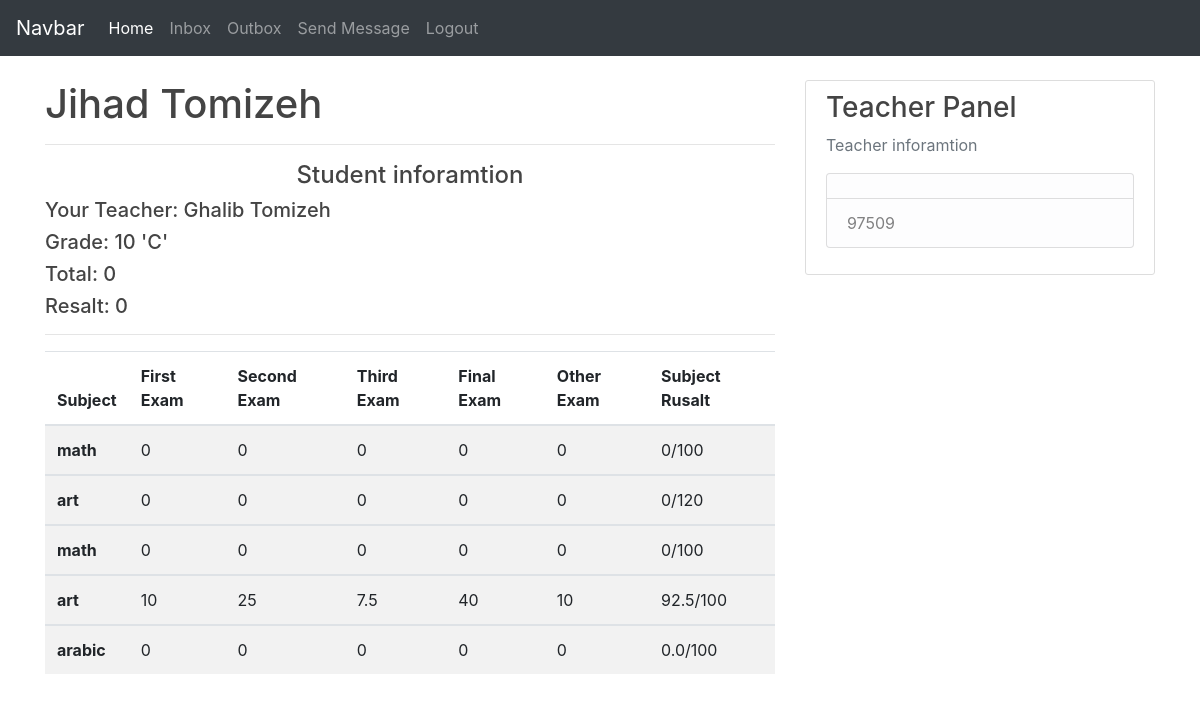
The app's page /StudentPannel/ (signed in) with its own data.
### home/models.py (models this page shows, shortened)
class Student(models.Model):
    StudentID = models.CharField(max_length=1000 , default = '-')
    StudentName = models.CharField(max_length=1000 , default = '-')
    StudentGrade = models.CharField(max_length=1000 , default = '-')
    StudentRusalt = models.CharField(max_length=1000 , default = '-')
    StudentTotal = models.CharField(max_length=1000 , default = '-')
    StudentBirthday = models.DateField()
    ResposveTeacher = models.CharField(max_length=1000 , default='-')
    user = models.ForeignKey(User , on_delete = models.CASCADE)

class Teacher(models.Model):
    TeacherID = models.CharField(max_length=1000 , default = '-')
    TeacherName = models.CharField(max_length=1000 , default = '-')
    user = models.ForeignKey(User , on_delete=models.CASCADE)

class Subjects(models.Model):
    SubjectID = models.CharField(null=False,default='0',max_length=1000)
    SubjectName = models.CharField(null=False,default='UNKOWN',max_length=1000)
    SubjectTop = models.CharField(null=False,default='100',max_length=1000)
    SubjectLow = models.CharField(null=False,default='50',max_length=1000)
    FirstExam = models.CharField(null=False,default='0',max_length=100)
    SecExam = models.CharField(null=False,default='0',max_length=100)
    ThExam = models.CharField(null=False,default='0',max_length=100)
    FinalExam = models.CharField(null=False,default='0',max_length=100)
    OtherMarks = models.CharField(null=False,default='0',max_length=100)
    SubjectRusalt = models.CharField(null=False,default='-',max_length=1000)
    StudentID = models.CharField(null=False,max_length=1000,default='0')

### students/views.py (the view)
# urls.py: path('StudentPannel/',student_view.Pannel,name = "StudentPannel"),
@login_required
def Pannel(request):
    user = User.objects.filter(username=request.user).first()
    student = Student.objects.filter(StudentID = user.username).first()
    teacher = Teacher.objects.filter(TeacherID=student.ResposveTeacher).first()
    subjects = Subjects.objects.filter(StudentID = student.StudentID).all()
    context = {
        'user' : user,
        'student' : student,
        'subjects' : subjects,
        'teacher' : teacher
    }
    return render(request,'index.html',context)

### templates/index.html
{% extends 'layout.html'%}
{% block content %}
<h1>{{student.StudentName}}</h1>
<hr>
<center><h4>Student inforamtion</h4></center>
<h5>Your Teacher: {{teacher.TeacherName}}</h5>
<h5>Grade: {{student.StudentGrade}}</h5>
<h5>Total: {{student.StudentTotal}}</h5>
<h5>Resalt: {{student.StudentRusalt}}</h5>
<hr>
<table class="table table-striped">
    <thead>
    <tr>
        <th scope="col">Subject</th>
        <th scope="col">First Exam</th>
        <th scope="col">Second Exam</th>
        <th scope="col">Third Exam</th>
        <th scope="col">Final Exam</th>
        <th scope="col">Other Exam</th>
        <th scope="col">Subject Rusalt</th>
    </tr>
    </thead>
    {% for subject in subjects%}
    <tbody>
        <tr>
        <th scope="row">{{subject.SubjectName}}</th>
        <td>{{subject.FirstExam}}</td>
        <td>{{subject.SecExam}}</td>
        <td>{{subject.ThExam}}</td>
        <td>{{subject.FinalExam}}</td>
        <td>{{subject.OtherMarks}}</td>
        <td>{{subject.SubjectRusalt}}/{{subject.SubjectTop}}</td>
        </tr>
    </tbody>
    {%endfor%}
</table>
{% endblock content %}

### templates/layout.html (shortened to what this page needs)
{% load static %}
<!doctype html>
<html lang="en">
  <head>
    <link rel="stylesheet" href="{%static 'main.css'%}">
    <link rel="stylesheet" href="https://stackpath.bootstrapcdn.com/bootstrap/4.5.2/css/bootstrap.min.css"
>
  </head>
  <body>
    <nav class="navbar navbar-expand-lg navbar-dark bg-dark">
      <a class="navbar-brand" href="#">Navbar</a>
      <div class="collapse navbar-collapse" id="navbarNav">
        <ul class="navbar-nav">
          <li class="nav-item active">
            <a class="nav-link" href="{% url 'StudentPannel' %}">Home <span class="sr-only">(current)</span></a>
          </li>
          <li class="nav-item">
            <a class="nav-link" href="{% url 'inbox' %}">Inbox</a>
          </li>
          <li class="nav-item">
            <a class="nav-link" href="{% url 'outbox' %}">Outbox</a>
          </li>
          <li class="nav-item">
            <a class="nav-link" href="{% url 'SendMessage' %}">Send Message</a>
          </li>
          <li class="nav-item">
            <a class="nav-link" href="{% url 'Logout' %}">Logout</a>
          </li>
        </ul>
      </div>
    </nav>
    <br>
    <main role="main" class="container">
      <div class="row">
        <div class="col-md-8">
          {% block content %}{% endblock content %}
        </div>
        <div class="col-md-4">
          <div class="content-section">
            <h3>Teacher Panel</h3>
            <p class='text-muted'>Teacher inforamtion
            <ul class="list-group">
              <li class="list-group-item list-group-item-light">{{user.first_name}}</li>
              <li class="list-group-item list-group-item-light">{{user.username}}</li>
            </ul>
            </p>
          </div>
        </div>
      </div>
  </body>
</html>

### static/main.css (style rules this page uses)
body { background: #fafafa; color: #333333; margin-top: 5rem; }
h1, h2, h3, h4, h5, h6 { color: #444444; }
ul { margin: 0; }
.content-section { background: #ffffff; padding: 10px 20px; border: 1px solid #dddddd; border-radius: 3px; margin-bottom: 20px; }

### records on screen
Student: StudentName "Jihad Tomizeh", StudentGrade "10 'C'", StudentTotal "0", StudentRusalt "0"
Teacher: TeacherName "Ghalib Tomizeh"
Subjects: SubjectName "math", FirstExam "0", SecExam "0", ThExam "0", FinalExam "0", OtherMarks "0", SubjectRusalt "0", SubjectTop "100"
Subjects: SubjectName "art", FirstExam "0", SecExam "0", ThExam "0", FinalExam "0", OtherMarks "0", SubjectRusalt "0", SubjectTop "120"
Subjects: SubjectName "math", FirstExam "0", SecExam "0", ThExam "0", FinalExam "0", OtherMarks "0", SubjectRusalt "0", SubjectTop "100"
Subjects: SubjectName "art", FirstExam "10", SecExam "25", ThExam "7.5", FinalExam "40", OtherMarks "10", SubjectRusalt "92.5", SubjectTop "100"
Subjects: SubjectName "arabic", FirstExam "0", SecExam "0", ThExam "0", FinalExam "0", OtherMarks "0", SubjectRusalt "0.0", SubjectTop "100"

### other values on screen
{{ user.username }} "97509"
